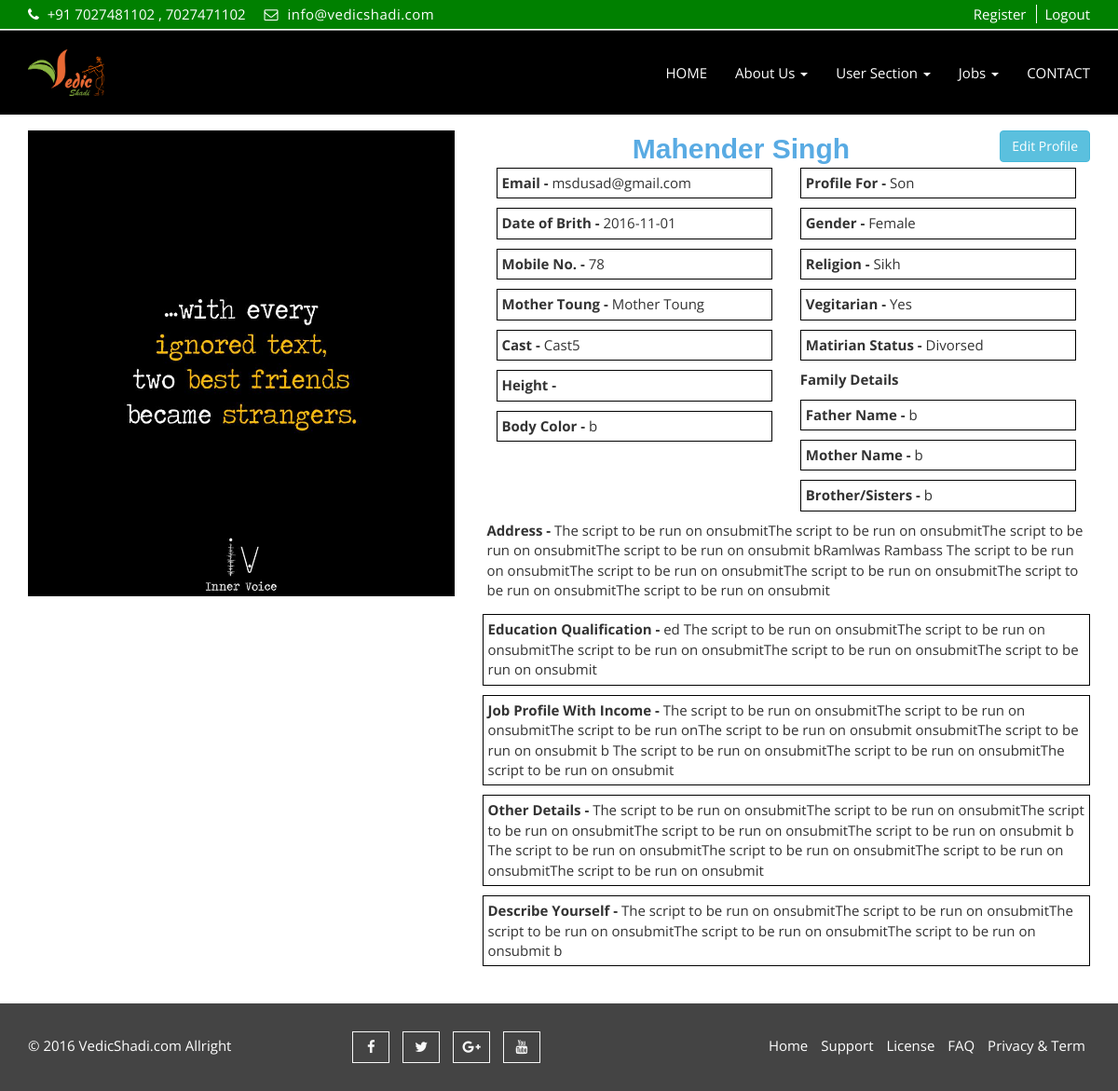
Page /view-profile.php (signed in) on the committed database.
### tables this page shows
CREATE TABLE IF NOT EXISTS `fullprofile` (
  `userid` int(10) NOT NULL,
  `dob` varchar(250) NOT NULL,
  `mobile_number` int(12) NOT NULL,
  `profile_for` varchar(50) NOT NULL,
  `gender` varchar(10) NOT NULL,
  `religion` varchar(50) NOT NULL,
  `veg` varchar(10) NOT NULL,
  `matirian_status` varchar(50) NOT NULL,
  `mother_toung` varchar(50) NOT NULL,
  `cast` varchar(50) NOT NULL,
  `height` varchar(100) NOT NULL,
  `body_color` varchar(250) NOT NULL,
  `father_name` varchar(250) NOT NULL,
  `mother_name` varchar(250) NOT NULL,
  `brother_sister` varchar(250) NOT NULL,
  `address` text NOT NULL,
  `education` text NOT NULL,
  `job_profile` text NOT NULL,
  `other_details` text NOT NULL,
  `describe_yourself` text NOT NULL,
  `profile_pic` varchar(250) NOT NULL,
  `updated_at` datetime NOT NULL,
  PRIMARY KEY (`userid`),
  UNIQUE KEY `userid` (`userid`)
);

CREATE TABLE IF NOT EXISTS `users` (
  `id` int(10) NOT NULL AUTO_INCREMENT,
  `name` varchar(250) DEFAULT NULL,
  `email` varchar(250) DEFAULT NULL,
  `password` varchar(250) DEFAULT NULL,
  `created_at` datetime DEFAULT NULL,
  `token_id` int(10) DEFAULT NULL,
  `updated_at` datetime DEFAULT NULL,
  PRIMARY KEY (`id`)
);

### code/common.php (called while the page is built, shortened)
<?php
class Common{
public static function FetchData($query){
$new_query=mysql_query($query);
if($new_query){
if(mysql_num_rows($new_query)>0){
	$row=array();
while($rows=mysql_fetch_array($new_query)){
$row[]=$rows;
}
return $row;
}
else{
	return false;
}
}
else{
	return false;
}
}
}
?>

### view-profile.php (the view, shortened to what this page needs)
<?php include("header.php");?>
  <section id="aa-about-us">
    <div class="container">
      <div class="row">
        <div class="col-md-12">
          <div class="aa-about-us-area">
            <div class="row">
              <div class="col-md-5">
                    <?php require_once('code/common.php');
                $user=$_SESSION['userid'];
               $rt_data="select * from users left join fullprofile on users.id='$user' && users.id=fullprofile.userid";
               $get=Common::FetchData($rt_data);
foreach ($get as $view)
                ?>
                <div class="aa-about-us-left">
                  <img src="profile_pics/
<?php
if($view['profile_pic']!=''){
  echo $view["profile_pic"];
}
else{
  echo "profile_pics/avatar.png";
}
?>" alt="image" height="500px;">
                </div>
              </div>
              <div class="col-md-7" >
                <div class="aa-about-us-right" >
                  <div class="aa-title" >
                    <a href="complete-profile.php" class="btn btn-info" style="float:right">Edit Profile</a>
                    <h2><?php echo $view['name'];?></h2>
                  </div>
                  <div class="col-md-6" >
                    <p id="pid" ><b>Email - </b> <?php echo $view['email'];?></p>
                    <p id="pid"><b>Date of Brith - </b> <?php echo $view['dob'];?></p>
                    <p id="pid"><b>Mobile No. - </b> <?php echo $view['mobile_number'];?></p>
                    <p id="pid"><b>Mother Toung - </b> <?php echo $view['mother_toung'];?></p>
                    <p id="pid"><b>Cast - </b> <?php echo $view['cast'];?></p>
                    <p id="pid"><b>Height - </b> <?php echo $view['height'];?></p>
                    <p id="pid"><b>Body Color - </b> <?php echo $view['body_color'];?></p>
</div>
<div class="col-md-6">
   <p id="pid"><b>Profile For  - </b> <?php echo $view['profile_for'];?></p>
   <p id="pid"><b>Gender - </b> <?php echo $view['gender'];?></p>
   <p id="pid"><b>Religion - </b> <?php echo $view['religion'];?></p>
   <p id="pid"><b>Vegitarian - </b> <?php echo $view['veg'];?></p>
   <p id="pid"><b>Matirian Status - </b> <?php echo $view['matirian_status'];?></p>
   <p ><b>Family Details  </b> </p>
<p id="pid"><b>Father Name - </b> <?php echo $view['father_name'];?></p>
<p id="pid"><b>Mother Name - </b> <?php echo $view['mother_name'];?></p>
<p id="pid"><b>Brother/Sisters - </b> <?php echo $view['brother_sister'];?></p>
</div>
<br>
 <p id="pid" style="border:0px;"><b>Address - </b> <?php echo $view['address'];?></p>
  <p id="pid"><b>Education Qualification - </b> <?php echo $view['education'];?></p>
    <p id="pid"><b>Job Profile With Income - </b> <?php echo $view['job_profile'];?></p>
        <p id="pid"><b>Other Details - </b> <?php echo $view['other_details'];?></p>
            <p id="pid"><b>Describe Yourself - </b> <?php echo $view['describe_yourself'];?></p>
                </div>
              </div>
            </div>
          </div>
        </div>
      </div>
    </div>
  </section>
<?php include("footer.php");?>

### header.php (shortened to what this page needs)
<?php
require_once('code/common.php');
?>
  <!DOCTYPE html>
<html lang="en">
  <head>
    <link href="css/font-awesome.css" rel="stylesheet">
    <link href="css/bootstrap.css" rel="stylesheet">
    <link rel="stylesheet" type="text/css" href="css/slick.css">
    <link rel="stylesheet" type="text/css" href="css/nouislider.css">
    <link rel="stylesheet" href="css/jquery.fancybox.css" type="text/css" media="screen" />
    <link id="switcher" href="css/theme-color/default-theme.css" rel="stylesheet">
    <link href="css/style.css" rel="stylesheet">
  </head>
  <body class="aa-price-range">
  <header id="aa-header" style="background-color:green;">
    <div class="container">
      <div class="row">
        <div class="col-md-12">
          <div class="aa-header-area">
            <div class="row">
              <div class="col-md-6 col-sm-6 col-xs-6">
                <div class="aa-header-left">
                  <div class="aa-telephone-no">
                    <span class="fa fa-phone"></span>
                  +91 7027481102 , 7027471102
                  </div>
                  <div class="aa-email hidden-xs">
                    <span class="fa fa-envelope-o"></span> info@vedicshadi.com
                  </div>
                </div>
              </div>
              <div class="col-md-6 col-sm-6 col-xs-6">
                <div class="aa-header-right">
                  <a href="register.php" class="aa-register">Register</a>
<?php
if(isset($_SESSION['userid'])){
echo '<a href="code/logout.php" class="aa-login">Logout</a>';
}
else{
echo ' <a href="signin.php" class="aa-login">Login</a>';
}
?>
                </div>
              </div>
            </div>
          </div>
        </div>
      </div>
    </div>
  </header>
  <section id="aa-menu-area" style="background-color:black;margin-top:-2px;">
    <nav class="navbar navbar-default main-navbar" role="navigation">
      <div class="container">
        <div class="navbar-header">
         <a href="index.php"> <img src="img/ylg.png" alt="img" height="50px;width:100px;"></span></a>
        </div>
        <div id="navbar" class="navbar-collapse collapse">
          <ul id="top-menu" class="nav navbar-nav navbar-right aa-main-nav">
            <li ><a href="index.php">HOME</a></li>
             <li class="dropdown">
              <a class="dropdown-toggle" data-toggle="dropdown" href="about-us.php">About Us <span class="caret"></span></a>
            </li>
                       <?php
                       if(isset($_SESSION['userid'])){
                       ?>
            <li class="dropdown">
              <a class="dropdown-toggle" data-toggle="dropdown" href="view-profile.php">User Section <span class="caret"></span></a>
            </li>
<?php } ?>
    <li class="dropdown">
              <a class="dropdown-toggle" data-toggle="dropdown" href="about-us.php">Jobs <span class="caret"></span></a>
            </li>
            <li><a href="contact.php">CONTACT</a></li>
          </ul>
        </div>
      </div>
    </nav>
  </section>

### footer.php (shortened to what this page needs)
  <footer id="aa-footer">
    <div class="container">
      <div class="row">
        <div class="col-md-12">
        <div class="aa-footer-area">
          <div class="row">
            <div class="col-md-3 col-sm-6 col-xs-12">
              <div class="aa-footer-left">
              <p>© <?php echo date("Y");?> VedicShadi.com Allright  </p>
              </div>
            </div>
            <div class="col-md-3 col-sm-6 col-xs-12">
              <div class="aa-footer-middle">
                <a href="#"><i class="fa fa-facebook"></i></a>
                <a href="#"><i class="fa fa-twitter"></i></a>
                <a href="#"><i class="fa fa-google-plus"></i></a>
                <a href="#"><i class="fa fa-youtube"></i></a>
              </div>
            </div>
            <div class="col-md-6 col-sm-12 col-xs-12">
              <div class="aa-footer-right">
                <a href="index.php">Home</a>
                <a href="#">Support</a>
                <a href="#">License</a>
                <a href="#">FAQ</a>
                <a href="#">Privacy & Term</a>
              </div>
            </div>
          </div>
        </div>
      </div>
      </div>
    </div>
  </footer>
  </body>
</html>

### css/theme-color/default-theme.css (style rules this page uses)
h2 { color: #59abe3; }

### view-profile.php (style rules this page uses)
#pid { border:1px solid black; padding: 5px; }

### rows in the picture
fullprofile: profile_pic (picture), userid.name "Mahender Singh", userid.email "msdusad@gmail.com", dob "2016-11-01", mobile_number "78", mother_toung "Mother Toung", cast "Cast5", body_color "b", profile_for "Son", gender "Female", religion "Sikh", veg "Yes", matirian_status "Divorsed", father_name "b", mother_name "b", brother_sister "b", address "The script to be run on onsubmitThe script to be run on onsubmitThe script to be run on onsubmitThe script to be run on onsubmit bRamlwas Rambass The script to be run on onsubmitThe script to be run on onsubmitThe script to be run on onsubmitThe script to be run on onsubmitThe script to be run on onsubmit", education "ed The script to be run on onsubmitThe script to be run on onsubmitThe script to be run on onsubmitThe script to be run on onsubmitThe script to be run on onsubmit", job_profile "The script to be run on onsubmitThe script to be run on onsubmitThe script to be run onThe script to be run on onsubmit onsubmitThe script to be run on onsubmit b The script to be run on onsubmitThe script to be run on onsubmitThe script to be run on onsubmit", other_details "The script to be run on onsubmitThe script to be run on onsubmitThe script to be run on onsubmitThe script to be run on onsubmitThe script to be run on onsubmit b The script to be run on onsubmitThe script to be run on onsubmitThe script to be run on onsubmitThe script to be run on onsubmit", describe_yourself "The script to be run on onsubmitThe script to be run on onsubmitThe script to be run on onsubmitThe script to be run on onsubmitThe script to be run on onsubmit b"
